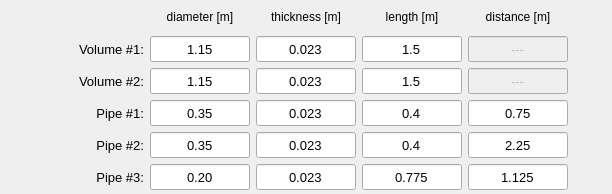
               <widget class="QFrame" name="frame_7">
                <property name="minimumSize">
                 <size>
                  <width>0</width>
                  <height>0</height>
                 </size>
                </property>
                <property name="frameShape">
                 <enum>QFrame::NoFrame</enum>
                </property>
                <property name="frameShadow">
                 <enum>QFrame::Raised</enum>
                </property>
                <layout class="QGridLayout" name="gridLayout_11">
                 <property name="leftMargin">
                  <number>4</number>
                 </property>
                 <property name="topMargin">
                  <number>4</number>
                 </property>
                 <property name="rightMargin">
                  <number>4</number>
                 </property>
                 <property name="bottomMargin">
                  <number>4</number>
                 </property>
                 <property name="spacing">
                  <number>6</number>
                 </property>
                 <item row="5" column="3">
                  <widget class="QLineEdit" name="lineEdit_pipe2_diameter">
                   <property name="minimumSize">
                    <size>
                     <width>100</width>
                     <height>26</height>
                    </size>
                   </property>
                   <property name="maximumSize">
                    <size>
                     <width>100</width>
                     <height>26</height>
                    </size>
                   </property>
                   <property name="font">
                    <font>
                     <pointsize>10</pointsize>
                    </font>
                   </property>
                   <property name="text">
                    <string>0.35</string>
                   </property>
                   <property name="alignment">
                    <set>Qt::AlignCenter</set>
                   </property>
                  </widget>
                 </item>
                 <item row="5" column="1">
                  <widget class="QLabel" name="label_42">
                   <property name="minimumSize">
                    <size>
                     <width>100</width>
                     <height>26</height>
                    </size>
                   </property>
                   <property name="maximumSize">
                    <size>
                     <width>100</width>
                     <height>26</height>
                    </size>
                   </property>
                   <property name="font">
                    <font>
                     <pointsize>10</pointsize>
                    </font>
                   </property>
                   <property name="text">
                    <string>Pipe #2:</string>
                   </property>
                   <property name="alignment">
                    <set>Qt::AlignRight|Qt::AlignTrailing|Qt::AlignVCenter</set>
                   </property>
                  </widget>
                 </item>
                 <item row="5" column="4">
                  <widget class="QLineEdit" name="lineEdit_pipe2_wall_thickness">
                   <property name="minimumSize">
                    <size>
                     <width>100</width>
                     <height>26</height>
                    </size>
                   </property>
                   <property name="maximumSize">
                    <size>
                     <width>100</width>
                     <height>26</height>
                    </size>
                   </property>
                   <property name="font">
                    <font>
                     <pointsize>10</pointsize>
                    </font>
                   </property>
                   <property name="text">
                    <string>0.023</string>
                   </property>
                   <property name="alignment">
                    <set>Qt::AlignCenter</set>
                   </property>
                  </widget>
                 </item>
                 <item row="4" column="4">
                  <widget class="QLineEdit" name="lineEdit_pipe1_wall_thickness">
                   <property name="minimumSize">
                    <size>
                     <width>100</width>
                     <height>26</height>
                    </size>
                   </property>
                   <property name="maximumSize">
                    <size>
                     <width>100</width>
                     <height>26</height>
                    </size>
                   </property>
                   <property name="font">
                    <font>
                     <pointsize>10</pointsize>
                    </font>
                   </property>
                   <property name="text">
                    <string>0.023</string>
                   </property>
                   <property name="alignment">
                    <set>Qt::AlignCenter</set>
                   </property>
                  </widget>
                 </item>
                 <item row="4" column="3">
                  <widget class="QLineEdit" name="lineEdit_pipe1_diameter">
                   <property name="minimumSize">
                    <size>
                     <width>100</width>
                     <height>26</height>
                    </size>
                   </property>
                   <property name="maximumSize">
                    <size>
                     <width>100</width>
                     <height>26</height>
                    </size>
                   </property>
                   <property name="font">
                    <font>
                     <pointsize>10</pointsize>
                    </font>
                   </property>
                   <property name="text">
                    <string>0.35</string>
                   </property>
                   <property name="alignment">
                    <set>Qt::AlignCenter</set>
                   </property>
                  </widget>
                 </item>
                 <item row="6" column="4">
                  <widget class="QLineEdit" name="lineEdit_pipe3_wall_thickness">
                   <property name="minimumSize">
                    <size>
                     <width>100</width>
                     <height>26</height>
                    </size>
                   </property>
                   <property name="maximumSize">
                    <size>
                     <width>100</width>
                     <height>26</height>
                    </size>
                   </property>
                   <property name="font">
                    <font>
                     <pointsize>10</pointsize>
                    </font>
                   </property>
                   <property name="text">
                    <string>0.023</string>
                   </property>
                   <property name="alignment">
                    <set>Qt::AlignCenter</set>
                   </property>
                  </widget>
                 </item>
                 <item row="6" column="1">
                  <widget class="QLabel" name="label_pipe3">
                   <property name="minimumSize">
                    <size>
                     <width>100</width>
                     <height>26</height>
                    </size>
                   </property>
                   <property name="maximumSize">
                    <size>
                     <width>100</width>
                     <height>26</height>
                    </size>
                   </property>
                   <property name="font">
                    <font>
                     <pointsize>10</pointsize>
                    </font>
                   </property>
                   <property name="text">
                    <string>Pipe #3:</string>
                   </property>
                   <property name="alignment">
                    <set>Qt::AlignRight|Qt::AlignTrailing|Qt::AlignVCenter</set>
                   </property>
                  </widget>
                 </item>
                 <item row="6" column="6">
                  <widget class="QLineEdit" name="lineEdit_pipe3_distance">
                   <property name="minimumSize">
                    <size>
                     <width>100</width>
                     <height>26</height>
                    </size>
                   </property>
                   <property name="maximumSize">
                    <size>
                     <width>100</width>
                     <height>26</height>
                    </size>
                   </property>
                   <property name="font">
                    <font>
                     <pointsize>10</pointsize>
                    </font>
                   </property>
                   <property name="text">
                    <string>1.125</string>
                   </property>
                   <property name="alignment">
                    <set>Qt::AlignCenter</set>
                   </property>
                  </widget>
                 </item>
                 <item row="4" column="6">
                  <widget class="QLineEdit" name="lineEdit_pipe1_distance">
                   <property name="minimumSize">
                    <size>
                     <width>100</width>
                     <height>26</height>
                    </size>
                   </property>
                   <property name="maximumSize">
                    <size>
                     <width>100</width>
                     <height>26</height>
                    </size>
                   </property>
                   <property name="font">
                    <font>
                     <pointsize>10</pointsize>
                    </font>
                   </property>
                   <property name="text">
                    <string>0.75</string>
                   </property>
                   <property name="alignment">
                    <set>Qt::AlignCenter</set>
                   </property>
                  </widget>
                 </item>
                 <item row="4" column="7">
                  <spacer name="horizontalSpacer_2">
                   <property name="orientation">
                    <enum>Qt::Horizontal</enum>
                   </property>
                   <property name="sizeHint" stdset="0">
                    <size>
                     <width>40</width>
                     <height>20</height>
                    </size>
                   </property>
                  </spacer>
                 </item>
                 <item row="4" column="0">
                  <spacer name="horizontalSpacer">
                   <property name="orientation">
                    <enum>Qt::Horizontal</enum>
                   </property>
                   <property name="sizeHint" stdset="0">
                    <size>
                     <width>40</width>
                     <height>20</height>
                    </size>
                   </property>
                  </spacer>
                 </item>
                 <item row="1" column="6">
                  <widget class="QLineEdit" name="lineEdit_volume1_distance">
                   <property name="enabled">
                    <bool>false</bool>
                   </property>
                   <property name="minimumSize">
                    <size>
                     <width>100</width>
                     <height>26</height>
                    </size>
                   </property>
                   <property name="maximumSize">
                    <size>
                     <width>100</width>
                     <height>26</height>
                    </size>
                   </property>
                   <property name="font">
                    <font>
                     <pointsize>10</pointsize>
                    </font>
                   </property>
                   <property name="text">
                    <string>---</string>
                   </property>
                   <property name="alignment">
                    <set>Qt::AlignCenter</set>
                   </property>
                  </widget>
                 </item>
                 <item row="6" column="3">
                  <widget class="QLineEdit" name="lineEdit_pipe3_diameter">
                   <property name="minimumSize">
                    <size>
                     <width>100</width>
                     <height>26</height>
                    </size>
                   </property>
                   <property name="maximumSize">
                    <size>
                     <width>100</width>
                     <height>26</height>
                    </size>
                   </property>
                   <property name="font">
                    <font>
                     <pointsize>10</pointsize>
                    </font>
                   </property>
                   <property name="text">
                    <string>0.20</string>
                   </property>
                   <property name="alignment">
                    <set>Qt::AlignCenter</set>
                   </property>
                  </widget>
                 </item>
                 <item row="2" column="6">
                  <widget class="QLineEdit" name="lineEdit_volume1_distance_2">
                   <property name="enabled">
                    <bool>false</bool>
                   </property>
                   <property name="minimumSize">
                    <size>
                     <width>100</width>
                     <height>26</height>
                    </size>
                   </property>
                   <property name="maximumSize">
                    <size>
                     <width>100</width>
                     <height>26</height>
                    </size>
                   </property>
                   <property name="font">
                    <font>
                     <pointsize>10</pointsize>
                    </font>
                   </property>
                   <property name="text">
                    <string>---</string>
                   </property>
                   <property name="alignment">
                    <set>Qt::AlignCenter</set>
                   </property>
                  </widget>
                 </item>
                 <item row="0" column="6">
                  <widget class="QLabel" name="label_45">
                   <property name="minimumSize">
                    <size>
                     <width>100</width>
                     <height>26</height>
                    </size>
                   </property>
                   <property name="maximumSize">
                    <size>
                     <width>100</width>
                     <height>27</height>
                    </size>
                   </property>
                   <property name="text">
                    <string>distance [m]</string>
                   </property>
                   <property name="alignment">
                    <set>Qt::AlignCenter</set>
                   </property>
                  </widget>
                 </item>
                 <item row="5" column="6">
                  <widget class="QLineEdit" name="lineEdit_pipe2_distance">
                   <property name="minimumSize">
                    <size>
                     <width>100</width>
                     <height>26</height>
                    </size>
                   </property>
                   <property name="maximumSize">
                    <size>
                     <width>100</width>
                     <height>26</height>
                    </size>
                   </property>
                   <property name="font">
                    <font>
                     <pointsize>10</pointsize>
                    </font>
                   </property>
                   <property name="text">
                    <string>2.25</string>
                   </property>
                   <property name="alignment">
                    <set>Qt::AlignCenter</set>
                   </property>
                  </widget>
                 </item>
                 <item row="1" column="4">
                  <widget class="QLineEdit" name="lineEdit_volume1_wall_thickness">
                   <property name="minimumSize">
                    <size>
                     <width>100</width>
                     <height>26</height>
                    </size>
                   </property>
                   <property name="maximumSize">
                    <size>
                     <width>100</width>
                     <height>26</height>
                    </size>
                   </property>
                   <property name="font">
                    <font>
                     <pointsize>10</pointsize>
                    </font>
                   </property>
                   <property name="text">
                    <string>0.023</string>
                   </property>
                   <property name="alignment">
                    <set>Qt::AlignCenter</set>
                   </property>
                  </widget>
                 </item>
                 <item row="1" column="3">
                  <widget class="QLineEdit" name="lineEdit_volume1_diameter">
                   <property name="minimumSize">
                    <size>
                     <width>100</width>
                     <height>26</height>
                    </size>
                   </property>
                   <property name="maximumSize">
                    <size>
                     <width>100</width>
                     <height>26</height>
                    </size>
                   </property>
                   <property name="font">
                    <font>
                     <pointsize>10</pointsize>
                    </font>
                   </property>
                   <property name="text">
                    <string>1.15</string>
                   </property>
                   <property name="alignment">
                    <set>Qt::AlignCenter</set>
                   </property>
                  </widget>
                 </item>
                 <item row="0" column="3">
                  <widget class="QLabel" name="label_43">
                   <property name="minimumSize">
                    <size>
                     <width>100</width>
                     <height>26</height>
                    </size>
                   </property>
                   <property name="maximumSize">
                    <size>
                     <width>100</width>
                     <height>26</height>
                    </size>
                   </property>
                   <property name="text">
                    <string>diameter [m]</string>
                   </property>
                   <property name="alignment">
                    <set>Qt::AlignCenter</set>
                   </property>
                  </widget>
                 </item>
                 <item row="2" column="1">
                  <widget class="QLabel" name="label_volume2">
                   <property name="minimumSize">
                    <size>
                     <width>100</width>
                     <height>26</height>
                    </size>
                   </property>
                   <property name="maximumSize">
                    <size>
                     <width>100</width>
                     <height>26</height>
                    </size>
                   </property>
                   <property name="font">
                    <font>
                     <pointsize>10</pointsize>
                    </font>
                   </property>
                   <property name="text">
                    <string>Volume #2:</string>
                   </property>
                   <property name="alignment">
                    <set>Qt::AlignRight|Qt::AlignTrailing|Qt::AlignVCenter</set>
                   </property>
                  </widget>
                 </item>
                 <item row="4" column="1">
                  <widget class="QLabel" name="label_41">
                   <property name="minimumSize">
                    <size>
                     <width>100</width>
                     <height>26</height>
                    </size>
                   </property>
                   <property name="maximumSize">
                    <size>
                     <width>100</width>
                     <height>26</height>
                    </size>
                   </property>
                   <property name="font">
                    <font>
                     <pointsize>10</pointsize>
                    </font>
                   </property>
                   <property name="text">
                    <string>Pipe #1:</string>
                   </property>
                   <property name="alignment">
                    <set>Qt::AlignRight|Qt::AlignTrailing|Qt::AlignVCenter</set>
                   </property>
                  </widget>
                 </item>
                 <item row="2" column="4">
                  <widget class="QLineEdit" name="lineEdit_volume2_wall_thickness">
                   <property name="minimumSize">
                    <size>
                     <width>100</width>
                     <height>26</height>
                    </size>
                   </property>
                   <property name="maximumSize">
                    <size>
                     <width>100</width>
                     <height>26</height>
                    </size>
                   </property>
                   <property name="font">
                    <font>
                     <pointsize>10</pointsize>
                    </font>
                   </property>
                   <property name="text">
                    <string>0.023</string>
                   </property>
                   <property name="alignment">
                    <set>Qt::AlignCenter</set>
                   </property>
                  </widget>
                 </item>
                 <item row="2" column="3">
                  <widget class="QLineEdit" name="lineEdit_volume2_diameter">
                   <property name="minimumSize">
                    <size>
                     <width>100</width>
                     <height>26</height>
                    </size>
                   </property>
                   <property name="maximumSize">
                    <size>
                     <width>100</width>
                     <height>26</height>
                    </size>
                   </property>
                   <property name="font">
                    <font>
                     <pointsize>10</pointsize>
                    </font>
                   </property>
                   <property name="text">
                    <string>1.15</string>
                   </property>
                   <property name="alignment">
                    <set>Qt::AlignCenter</set>
                   </property>
                  </widget>
                 </item>
                 <item row="1" column="1">
                  <widget class="QLabel" name="label_volume1">
                   <property name="minimumSize">
                    <size>
                     <width>100</width>
                     <height>26</height>
                    </size>
                   </property>
                   <property name="maximumSize">
                    <size>
                     <width>100</width>
                     <height>26</height>
                    </size>
                   </property>
                   <property name="font">
                    <font>
                     <pointsize>10</pointsize>
                    </font>
                   </property>
                   <property name="text">
                    <string>Volume #1:</string>
                   </property>
                   <property name="alignment">
                    <set>Qt::AlignRight|Qt::AlignTrailing|Qt::AlignVCenter</set>
                   </property>
                  </widget>
                 </item>
                 <item row="0" column="4">
                  <widget class="QLabel" name="label_44">
                   <property name="minimumSize">
                    <size>
                     <width>100</width>
                     <height>26</height>
                    </size>
                   </property>
                   <property name="maximumSize">
                    <size>
                     <width>100</width>
                     <height>26</height>
                    </size>
                   </property>
                   <property name="text">
                    <string>thickness [m]</string>
                   </property>
                   <property name="alignment">
                    <set>Qt::AlignCenter</set>
                   </property>
                  </widget>
                 </item>
                 <item row="0" column="5">
                  <widget class="QLabel" name="label_3">
                   <property name="minimumSize">
                    <size>
                     <width>100</width>
                     <height>26</height>
                    </size>
                   </property>
                   <property name="maximumSize">
                    <size>
                     <width>100</width>
                     <height>26</height>
                    </size>
                   </property>
                   <property name="text">
                    <string>length [m]</string>
                   </property>
                   <property name="alignment">
                    <set>Qt::AlignCenter</set>
                   </property>
                  </widget>
                 </item>
                 <item row="1" column="5">
                  <widget class="QLineEdit" name="lineEdit_volume1_length">
                   <property name="minimumSize">
                    <size>
                     <width>100</width>
                     <height>26</height>
                    </size>
                   </property>
                   <property name="maximumSize">
                    <size>
                     <width>100</width>
                     <height>26</height>
                    </size>
                   </property>
                   <property name="font">
                    <font>
                     <pointsize>10</pointsize>
                    </font>
                   </property>
                   <property name="text">
                    <string>1.5</string>
                   </property>
                   <property name="alignment">
                    <set>Qt::AlignCenter</set>
                   </property>
                  </widget>
                 </item>
                 <item row="2" column="5">
                  <widget class="QLineEdit" name="lineEdit_volume2_length">
                   <property name="minimumSize">
                    <size>
                     <width>100</width>
                     <height>26</height>
                    </size>
                   </property>
                   <property name="maximumSize">
                    <size>
                     <width>100</width>
                     <height>26</height>
                    </size>
                   </property>
                   <property name="font">
                    <font>
                     <pointsize>10</pointsize>
                    </font>
                   </property>
                   <property name="text">
                    <string>1.5</string>
                   </property>
                   <property name="alignment">
                    <set>Qt::AlignCenter</set>
                   </property>
                  </widget>
                 </item>
                 <item row="4" column="5">
                  <widget class="QLineEdit" name="lineEdit_pipe1_length">
                   <property name="minimumSize">
                    <size>
                     <width>100</width>
                     <height>26</height>
                    </size>
                   </property>
                   <property name="maximumSize">
                    <size>
                     <width>100</width>
                     <height>26</height>
                    </size>
                   </property>
                   <property name="font">
                    <font>
                     <pointsize>10</pointsize>
                    </font>
                   </property>
                   <property name="text">
                    <string>0.4</string>
                   </property>
                   <property name="alignment">
                    <set>Qt::AlignCenter</set>
                   </property>
                  </widget>
                 </item>
                 <item row="5" column="5">
                  <widget class="QLineEdit" name="lineEdit_pipe2_length">
                   <property name="minimumSize">
                    <size>
                     <width>100</width>
                     <height>26</height>
                    </size>
                   </property>
                   <property name="maximumSize">
                    <size>
                     <width>100</width>
                     <height>26</height>
                    </size>
                   </property>
                   <property name="font">
                    <font>
                     <pointsize>10</pointsize>
                    </font>
                   </property>
                   <property name="text">
                    <string>0.4</string>
                   </property>
                   <property name="alignment">
                    <set>Qt::AlignCenter</set>
                   </property>
                  </widget>
                 </item>
                 <item row="6" column="5">
                  <widget class="QLineEdit" name="lineEdit_pipe3_length">
                   <property name="minimumSize">
                    <size>
                     <width>100</width>
                     <height>26</height>
                    </size>
                   </property>
                   <property name="maximumSize">
                    <size>
                     <width>100</width>
                     <height>26</height>
                    </size>
                   </property>
                   <property name="font">
                    <font>
                     <pointsize>10</pointsize>
                    </font>
                   </property>
                   <property name="text">
                    <string>0.775</string>
                   </property>
                   <property name="alignment">
                    <set>Qt::AlignCenter</set>
                   </property>
                  </widget>
                 </item>
                </layout>
               </widget>
